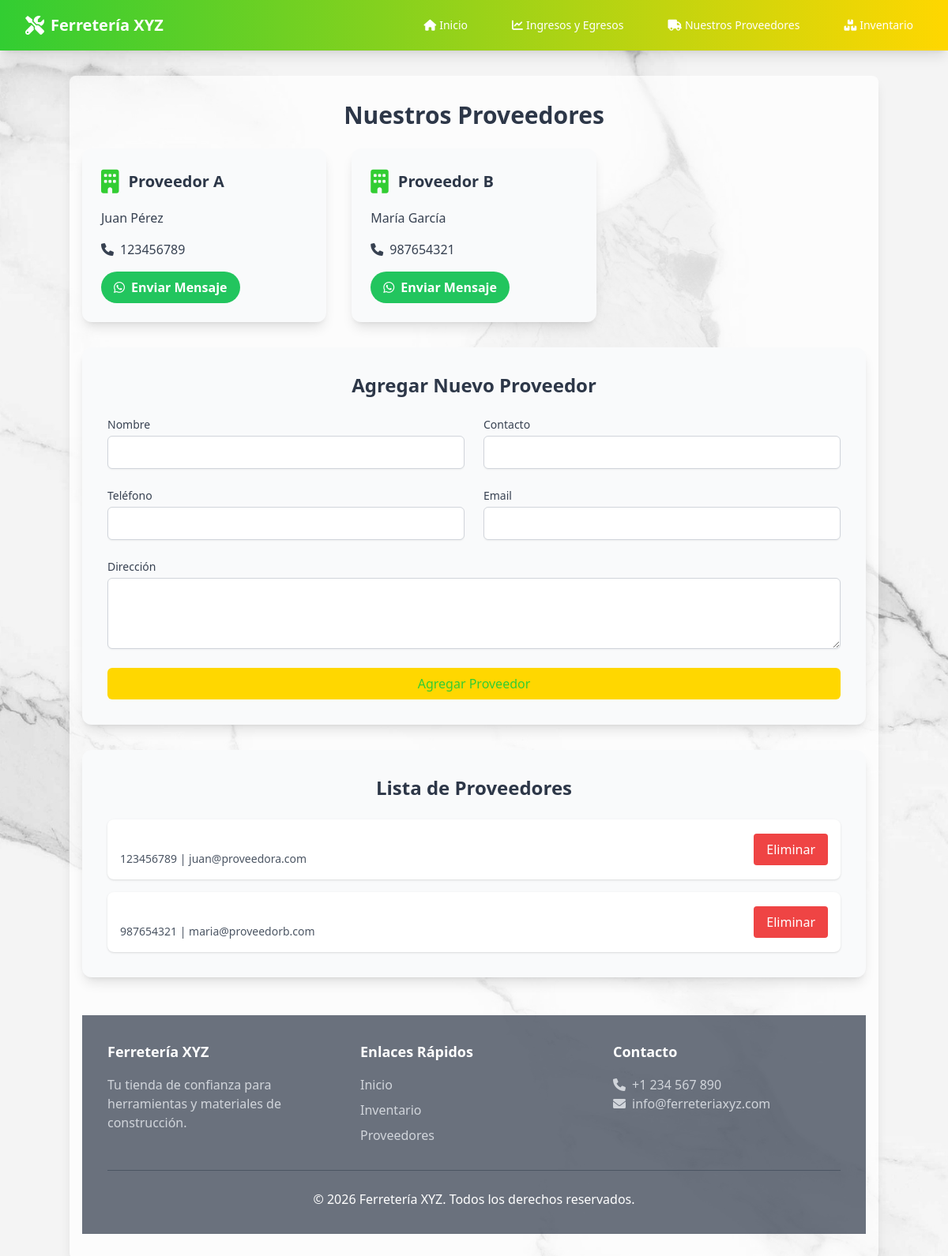
/view/proveedores.php, run on the app's committed database.
### tables this page shows
CREATE TABLE proveedores (
    id INT AUTO_INCREMENT PRIMARY KEY,
    nombre VARCHAR(100) NOT NULL,
    contacto VARCHAR(50),
    telefono VARCHAR(20),
    email VARCHAR(100),
    direccion TEXT,
    fecha_registro TIMESTAMP DEFAULT CURRENT_TIMESTAMP,
    activo TINYINT(1) DEFAULT 1
);

### controller/ProveedoresController.php (called while the page is built, shortened)
<?php
include '../conexion.php';
function getProveedores() {
    global $conn;
    $sql = "SELECT * FROM proveedores WHERE activo = 1 ORDER BY nombre ASC";
    $result = $conn->query($sql);
    return $result->fetch_all(MYSQLI_ASSOC);
}
?>

### view/proveedores.php (the view, shortened to what this page needs)
<?php
include '../controller/ProveedoresController.php';
$proveedores = getProveedores();
include '../template/header.php';
?>
<main class="container mx-auto px-4 py-8 bg-white bg-opacity-70 rounded-lg shadow-lg mx-4 md:mx-auto my-8">
    <h1 class="text-3xl font-bold text-dark mb-6 text-center">Nuestros Proveedores</h1>
    <div class="grid grid-cols-1 md:grid-cols-2 lg:grid-cols-3 gap-8">
        <?php if (!empty($proveedores)): ?>
            <?php foreach ($proveedores as $proveedor): ?>
                <div class="bg-gray-50 rounded-xl shadow-lg p-6 transition duration-300 hover:shadow-xl hover:transform hover:scale-105">
                    <div class="flex items-center mb-4">
                        <i class="fas fa-building text-secondary text-3xl mr-3"></i>
                        <h2 class="text-xl font-semibold text-dark"><?php echo htmlspecialchars($proveedor['nombre']); ?></h2>
                    </div>
                    <p class="text-gray-700 mb-4"><?php echo htmlspecialchars($proveedor['contacto'] ?? 'Sin contacto'); ?></p>
                    <p class="text-gray-700 mb-4"><i class="fas fa-phone mr-2"></i><?php echo htmlspecialchars($proveedor['telefono'] ?? 'Sin teléfono'); ?></p>
                    <a href="https://wa.me/<?php echo preg_replace('/[^0-9]/', '', $proveedor['telefono']); ?>?text=Solicito%20más%20productos" class="inline-flex items-center bg-green-500 text-white px-4 py-2 rounded-full font-semibold hover:bg-green-600 transition duration-300">
                        <i class="fab fa-whatsapp mr-2"></i>Enviar Mensaje
                    </a>
                </div>
            <?php endforeach; ?>
        <?php else: ?>
            <p class="text-gray-600">No hay proveedores registrados.</p>
        <?php endif; ?>
    </div>
    <div class="bg-gray-50 rounded-xl shadow-lg p-8 mt-8">
        <h2 class="text-2xl font-semibold text-dark mb-6 text-center">Agregar Nuevo Proveedor</h2>
        <form method="POST" class="grid grid-cols-1 md:grid-cols-2 gap-6">
            <div>
                <label for="nombre" class="block text-sm font-medium text-gray-700">Nombre</label>
                <input type="text" name="nombre" id="nombre" required class="mt-1 block w-full py-2 px-3 border border-gray-300 bg-white rounded-md shadow-sm focus:outline-none focus:ring-primary focus:border-primary text-gray-900">
            </div>
            <div>
                <label for="contacto" class="block text-sm font-medium text-gray-700">Contacto</label>
                <input type="text" name="contacto" id="contacto" class="mt-1 block w-full py-2 px-3 border border-gray-300 bg-white rounded-md shadow-sm focus:outline-none focus:ring-primary focus:border-primary text-gray-900">
            </div>
            <div>
                <label for="telefono" class="block text-sm font-medium text-gray-700">Teléfono</label>
                <input type="text" name="telefono" id="telefono" class="mt-1 block w-full py-2 px-3 border border-gray-300 bg-white rounded-md shadow-sm focus:outline-none focus:ring-primary focus:border-primary text-gray-900">
            </div>
            <div>
                <label for="email" class="block text-sm font-medium text-gray-700">Email</label>
                <input type="email" name="email" id="email" class="mt-1 block w-full py-2 px-3 border border-gray-300 bg-white rounded-md shadow-sm focus:outline-none focus:ring-primary focus:border-primary text-gray-900">
            </div>
            <div class="md:col-span-2">
                <label for="direccion" class="block text-sm font-medium text-gray-700">Dirección</label>
                <textarea name="direccion" id="direccion" rows="3" class="mt-1 block w-full py-2 px-3 border border-gray-300 bg-white rounded-md shadow-sm focus:outline-none focus:ring-primary focus:border-primary text-gray-900"></textarea>
            </div>
            <div class="md:col-span-2">
                <button type="submit" name="agregar" class="w-full bg-primary text-secondary py-2 px-4 rounded-md hover:bg-secondary hover:text-primary transition duration-300">Agregar Proveedor</button>
            </div>
        </form>
    </div>
    <div class="bg-gray-50 rounded-xl shadow-lg p-8 mt-8">
        <h2 class="text-2xl font-semibold text-dark mb-6 text-center">Lista de Proveedores</h2>
        <div class="space-y-4">
            <?php foreach ($proveedores as $prov): ?>
                <div class="flex justify-between items-center bg-white p-4 rounded-lg shadow">
                    <div>
                        <p class="font-semibold"><?php echo htmlspecialchars($prov['nombre']); ?> - <?php echo htmlspecialchars($prov['contacto']); ?></p>
                        <p class="text-sm text-gray-600"><?php echo htmlspecialchars($prov['telefono']); ?> | <?php echo htmlspecialchars($prov['email']); ?></p>
                    </div>
                    <button onclick="openDeleteModal(<?php echo $prov['id']; ?>, '<?php echo addslashes($prov['nombre']); ?>')" class="bg-red-500 text-white px-4 py-2 rounded hover:bg-red-600 transition duration-300">Eliminar</button>
                </div>
            <?php endforeach; ?>
        </div>
    </div>
<?php
include '../template/footer.php';
?>

### css/styles.css (style rules this page uses)
body { background-image: url('../img/fondo.jpg'); background-size: cover; background-attachment: fixed; background-position: center; background-repeat: no-repeat; }
html { scroll-behavior: smooth; }

### data on the page
proveedores: nombre "Proveedor A", contacto "Juan Pérez", telefono "123456789", email "juan@proveedora.com"
proveedores: nombre "Proveedor B", contacto "María García", telefono "987654321", email "maria@proveedorb.com"
